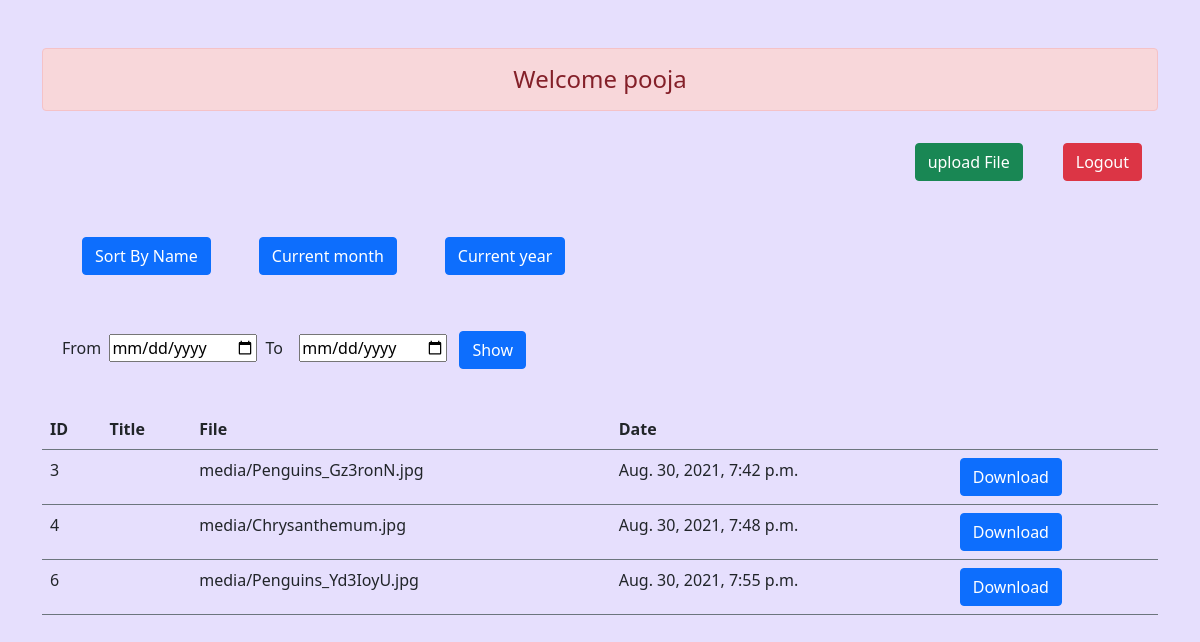
The app's page / (signed in), older data.
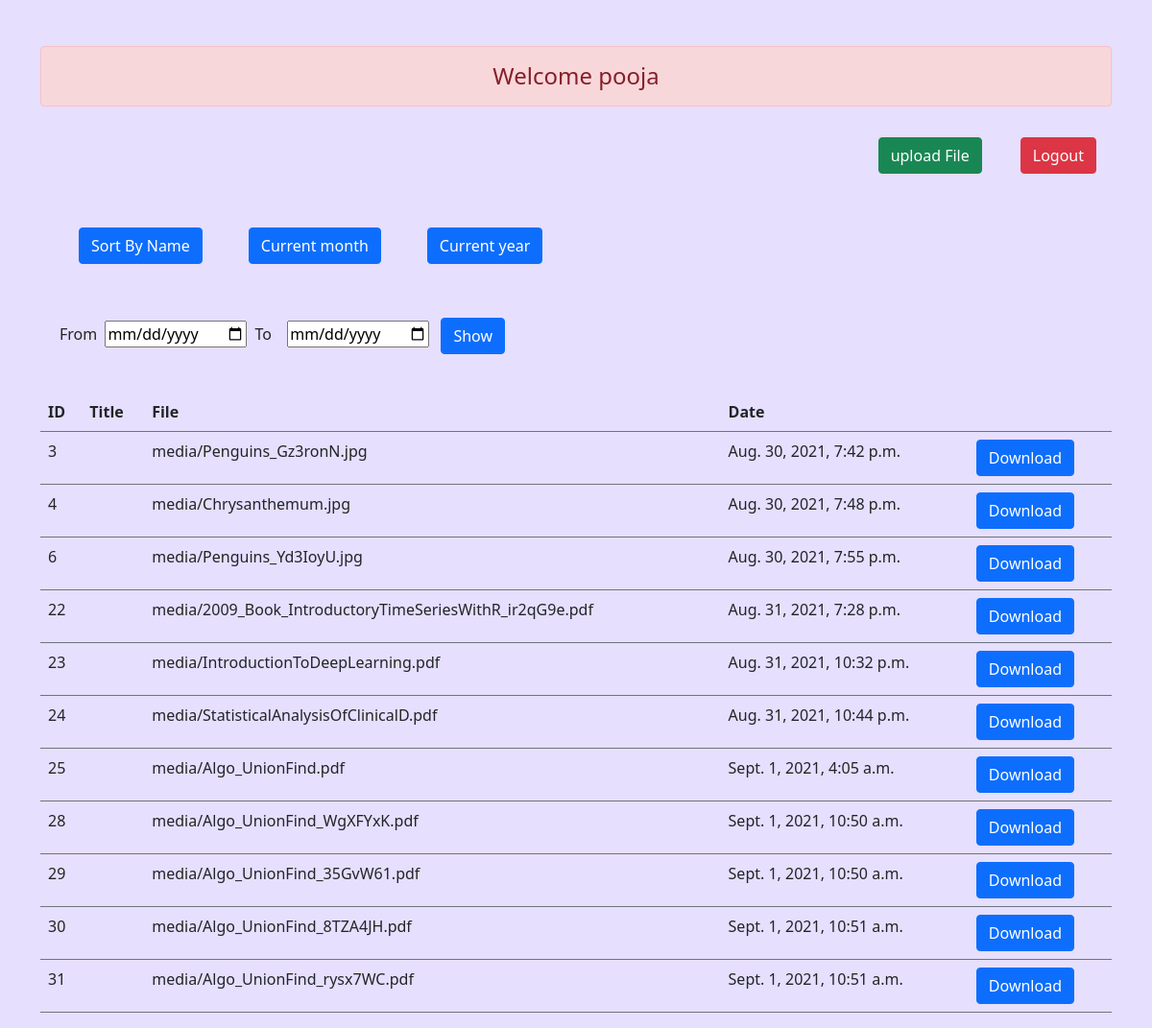
The same page, newer data.
### doc_manage/models.py (models this page shows, shortened)
class Document(models.Model):
    user = models.ForeignKey(User, on_delete=models.CASCADE)
    title = models.CharField(max_length=100)
    data = models.FileField(validators=[validate_file_extension], upload_to='media')
    created_at = models.DateTimeField(auto_now_add= True)

### doc_manage/views.py (the view, shortened to what this page needs)
# urls.py: path('', views.display_data, name="display"),
def display_data(req):
    if req.user.is_authenticated:
        today = datetime.date.today()
        current_month = datetime.date.today().month
        current_year = datetime.date.today().year
        user=req.user.username
        if req.method == 'GET':
            report_type = req.GET.get('report_type')
            if report_type == 'sort_by_name':
                user_data = Document.objects.filter(user=User.objects.get(username=req.user.username)).order_by('title')
                return render(req, 'doc_manage/display.html', {'context': user_data,'user':user.upper()})
            elif report_type == 'current_month':
                '''filter with month value'''
                user_data = Document.objects.filter(user=User.objects.get(username=user)).filter(created_at__month = current_month)
                return render(req, 'doc_manage/display.html', {'context': user_data})
            elif report_type == 'current_month':
                '''filter with year value'''
                user_data = Document.objects.filter(user=User.objects.get(username=user)).filter(created_at__year = current_year)
                return render(req, 'doc_manage/display.html', {'context': user_data})
            else:
                user_data = Document.objects.filter(user=User.objects.get(username=req.user.username)).order_by('id')
                return render(req, 'doc_manage/display.html', {'context': user_data})
        elif req.method=='POST':
            start_date = req.POST['startdate']
            print(start_date)
            end_date = req.POST['enddate']
            user_data = Document.objects.filter(user=req.user, created_at__range=[start_date,end_date])
            return render(req, 'doc_manage/display.html', {'context': user_data})
    return redirect('login')

### doc_manage/templates/doc_manage/display.html (shortened to what this page needs)
{% extends 'doc_manage/base.html' %}
{% block main %}
<div>
  <h4 class="alert alert-danger text-center" role="alert" >Welcome {{user}}</h4>
  <div class=" d-grid gap-2 d-md-flex justify-content-md-end sticky-top">
    <a class="btn btn-success m-3 " href="{% url 'upload' %}">upload File</a>
    <a class="btn btn-danger m-3" href="{% url 'logout' %}">Logout</a>
  </div>
  <div class="d-flex flex-row p-3">
<div class="p-3 m-2 ">
  <form>
    <button class="btn btn-primary" type="submit">Sort By Name </button>
</form>
</div>
<div class="p-3 m-2 ">
  <form>
    <button class="btn btn-primary" type="submit">Current month </button>
</form>
</div>
<div class="p-3 m-2 ">
  <form>
    <button class="btn btn-primary" type="submit">Current year </button>
</form>
</div>
</div>
</div>
<form action="{% url 'display' %}" method="POST" class="mx-3">
    <div>
      <label for="start" class="mx-1">From </label>
        <input class="mr-2" type="date" id="start" name="startdate">
        <label class="mx-1" for="end">To </label>
        <input class="mx-2" type="date" id="end" name="enddate">
        <input class="btn btn-primary my-3" type="submit" name="submit" value="Show">
    </div>
  </form >
<table class="table table-hover mt-4 border-secondary">
    <tr>
        <th>ID</th>
        <th>Title</th>
        <th>File</th>
        <th>Date</th>
        <th></th>
</tr>
{% for value in context %}
<tr>
    <td>{{value.id}}</td>
    <td>{{ value.category.title }}</td>
    <td>{{ value.data }}</td>
    <td>{{ value.created_at }}</td>
    <td><a class="btn btn-primary" href="{{value.data.url}}" download="{{value.data.url}}" target="_blank">Download</a></td>
</tr>
{% endfor %}
</table>
{% endblock main %}

Row changes from the older to the newer data that the page shows:
added Document: id "22", data "media/2009_Book_IntroductoryTimeSeriesWithR_ir2qG9e.pdf", created_at "Aug. 31, 2021, 7:28 p.m."
added Document: id "23", data "media/IntroductionToDeepLearning.pdf", created_at "Aug. 31, 2021, 10:32 p.m."
added Document: id "24", data "media/StatisticalAnalysisOfClinicalD.pdf", created_at "Aug. 31, 2021, 10:44 p.m."
added Document: id "25", data "media/Algo_UnionFind.pdf", created_at "Sept. 1, 2021, 4:05 a.m."
added Document: id "28", data "media/Algo_UnionFind_WgXFYxK.pdf", created_at "Sept. 1, 2021, 10:50 a.m."
added Document: id "29", data "media/Algo_UnionFind_35GvW61.pdf", created_at "Sept. 1, 2021, 10:50 a.m."
added Document: id "30", data "media/Algo_UnionFind_8TZA4JH.pdf", created_at "Sept. 1, 2021, 10:51 a.m."
added Document: id "31", data "media/Algo_UnionFind_rysx7WC.pdf", created_at "Sept. 1, 2021, 10:51 a.m."
